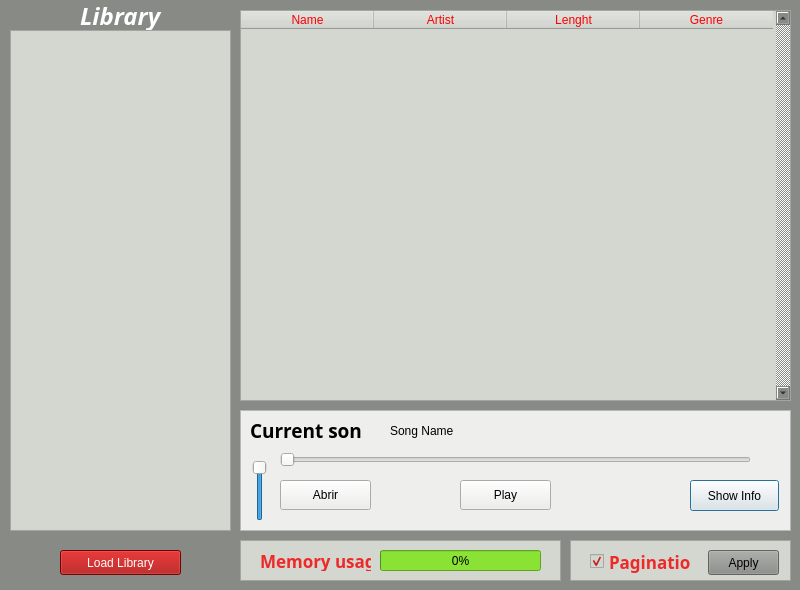
<?xml version="1.0" encoding="UTF-8"?>
<ui version="4.0">
 <class>OdisseyRadioPlayer</class>
 <widget class="QMainWindow" name="OdisseyRadioPlayer">
  <property name="geometry">
   <rect>
    <x>0</x>
    <y>0</y>
    <width>800</width>
    <height>590</height>
   </rect>
  </property>
  <property name="windowTitle">
   <string>OdisseyRadioPlayer</string>
  </property>
  <property name="styleSheet">
   <string notr="true">background-color: rgb(136, 138, 133);</string>
  </property>
  <widget class="QWidget" name="centralwidget">
   <widget class="QLabel" name="label">
    <property name="geometry">
     <rect>
      <x>80</x>
      <y>0</y>
      <width>111</width>
      <height>31</height>
     </rect>
    </property>
    <property name="font">
     <font>
      <family>Abyssinica SIL</family>
      <pointsize>18</pointsize>
      <weight>75</weight>
      <italic>true</italic>
      <bold>true</bold>
     </font>
    </property>
    <property name="styleSheet">
     <string notr="true">color: rgb(255, 255, 255);</string>
    </property>
    <property name="text">
     <string>Library</string>
    </property>
   </widget>
   <widget class="QPushButton" name="LoadLibraryBtn">
    <property name="geometry">
     <rect>
      <x>60</x>
      <y>550</y>
      <width>121</width>
      <height>25</height>
     </rect>
    </property>
    <property name="cursor">
     <cursorShape>PointingHandCursor</cursorShape>
    </property>
    <property name="layoutDirection">
     <enum>Qt::LeftToRight</enum>
    </property>
    <property name="styleSheet">
     <string notr="true">background-color: rgb(164, 0, 0);
color: rgb(255, 255, 255);</string>
    </property>
    <property name="text">
     <string>Load Library</string>
    </property>
   </widget>
   <widget class="QFrame" name="ControlFrame">
    <property name="geometry">
     <rect>
      <x>240</x>
      <y>410</y>
      <width>551</width>
      <height>121</height>
     </rect>
    </property>
    <property name="styleSheet">
     <string notr="true">background-color: rgb(238, 238, 236);</string>
    </property>
    <property name="frameShape">
     <enum>QFrame::StyledPanel</enum>
    </property>
    <property name="frameShadow">
     <enum>QFrame::Raised</enum>
    </property>
    <widget class="QPushButton" name="InfoBtn">
     <property name="geometry">
      <rect>
       <x>450</x>
       <y>70</y>
       <width>89</width>
       <height>31</height>
      </rect>
     </property>
     <property name="cursor">
      <cursorShape>PointingHandCursor</cursorShape>
     </property>
     <property name="text">
      <string>Show Info</string>
     </property>
     <property name="autoDefault">
      <bool>false</bool>
     </property>
     <property name="default">
      <bool>true</bool>
     </property>
    </widget>
    <widget class="QLabel" name="label_2">
     <property name="geometry">
      <rect>
       <x>10</x>
       <y>10</y>
       <width>111</width>
       <height>21</height>
      </rect>
     </property>
     <property name="font">
      <font>
       <family>Yrsa</family>
       <pointsize>14</pointsize>
       <weight>75</weight>
       <bold>true</bold>
      </font>
     </property>
     <property name="text">
      <string>Current song:</string>
     </property>
     <property name="wordWrap">
      <bool>false</bool>
     </property>
    </widget>
    <widget class="QSlider" name="SongProgress">
     <property name="geometry">
      <rect>
       <x>40</x>
       <y>40</y>
       <width>471</width>
       <height>20</height>
      </rect>
     </property>
     <property name="cursor">
      <cursorShape>PointingHandCursor</cursorShape>
     </property>
     <property name="maximum">
      <number>100</number>
     </property>
     <property name="orientation">
      <enum>Qt::Horizontal</enum>
     </property>
    </widget>
    <widget class="QLabel" name="SongNameLabel">
     <property name="geometry">
      <rect>
       <x>150</x>
       <y>10</y>
       <width>361</width>
       <height>21</height>
      </rect>
     </property>
     <property name="text">
      <string>Song Name</string>
     </property>
    </widget>
    <widget class="QSlider" name="VolumeSlider">
     <property name="geometry">
      <rect>
       <x>10</x>
       <y>50</y>
       <width>20</width>
       <height>61</height>
      </rect>
     </property>
     <property name="cursor">
      <cursorShape>PointingHandCursor</cursorShape>
     </property>
     <property name="value">
      <number>99</number>
     </property>
     <property name="orientation">
      <enum>Qt::Vertical</enum>
     </property>
    </widget>
    <widget class="QPushButton" name="AbrirBtn">
     <property name="geometry">
      <rect>
       <x>40</x>
       <y>70</y>
       <width>91</width>
       <height>30</height>
      </rect>
     </property>
     <property name="text">
      <string>Abrir</string>
     </property>
    </widget>
    <widget class="QPushButton" name="PlayPauseBtn">
     <property name="geometry">
      <rect>
       <x>220</x>
       <y>70</y>
       <width>91</width>
       <height>30</height>
      </rect>
     </property>
     <property name="text">
      <string>Play</string>
     </property>
    </widget>
   </widget>
   <widget class="QFrame" name="frame">
    <property name="geometry">
     <rect>
      <x>240</x>
      <y>540</y>
      <width>321</width>
      <height>41</height>
     </rect>
    </property>
    <property name="styleSheet">
     <string notr="true">background-color: rgb(211, 215, 207);</string>
    </property>
    <property name="frameShape">
     <enum>QFrame::StyledPanel</enum>
    </property>
    <property name="frameShadow">
     <enum>QFrame::Raised</enum>
    </property>
    <widget class="QLabel" name="MemoryLabel">
     <property name="geometry">
      <rect>
       <x>20</x>
       <y>10</y>
       <width>111</width>
       <height>21</height>
      </rect>
     </property>
     <property name="font">
      <font>
       <family>Yrsa</family>
       <pointsize>13</pointsize>
       <weight>75</weight>
       <bold>true</bold>
      </font>
     </property>
     <property name="styleSheet">
      <string notr="true">color: rgb(239, 41, 41);</string>
     </property>
     <property name="text">
      <string>Memory usage:</string>
     </property>
    </widget>
    <widget class="QProgressBar" name="MemoryProgressBar">
     <property name="geometry">
      <rect>
       <x>140</x>
       <y>10</y>
       <width>161</width>
       <height>21</height>
      </rect>
     </property>
     <property name="styleSheet">
      <string notr="true">background-color: rgb(138, 226, 52);</string>
     </property>
     <property name="value">
      <number>0</number>
     </property>
    </widget>
   </widget>
   <widget class="QFrame" name="frame_2">
    <property name="geometry">
     <rect>
      <x>570</x>
      <y>540</y>
      <width>221</width>
      <height>41</height>
     </rect>
    </property>
    <property name="styleSheet">
     <string notr="true">background-color: rgb(211, 215, 207);</string>
    </property>
    <property name="frameShape">
     <enum>QFrame::StyledPanel</enum>
    </property>
    <property name="frameShadow">
     <enum>QFrame::Raised</enum>
    </property>
    <widget class="QCheckBox" name="PaginationCheckBx">
     <property name="geometry">
      <rect>
       <x>20</x>
       <y>10</y>
       <width>101</width>
       <height>23</height>
      </rect>
     </property>
     <property name="font">
      <font>
       <family>Yrsa</family>
       <pointsize>13</pointsize>
       <weight>75</weight>
       <bold>true</bold>
      </font>
     </property>
     <property name="cursor">
      <cursorShape>PointingHandCursor</cursorShape>
     </property>
     <property name="styleSheet">
      <string notr="true">color: rgb(239, 41, 41);</string>
     </property>
     <property name="text">
      <string>Pagination</string>
     </property>
     <property name="checked">
      <bool>true</bool>
     </property>
    </widget>
    <widget class="QPushButton" name="PaginationBtn">
     <property name="geometry">
      <rect>
       <x>138</x>
       <y>10</y>
       <width>71</width>
       <height>25</height>
      </rect>
     </property>
     <property name="styleSheet">
      <string notr="true">background-color: rgb(136, 138, 133);</string>
     </property>
     <property name="text">
      <string>Apply</string>
     </property>
    </widget>
   </widget>
   <widget class="QTableWidget" name="SongTable">
    <property name="enabled">
     <bool>true</bool>
    </property>
    <property name="geometry">
     <rect>
      <x>240</x>
      <y>10</y>
      <width>551</width>
      <height>391</height>
     </rect>
    </property>
    <property name="cursor" stdset="0">
     <cursorShape>PointingHandCursor</cursorShape>
    </property>
    <property name="styleSheet">
     <string notr="true">background-color: rgb(211, 215, 207);
color: rgb(255, 0, 0);</string>
    </property>
    <property name="verticalScrollBarPolicy">
     <enum>Qt::ScrollBarAlwaysOn</enum>
    </property>
    <property name="editTriggers">
     <set>QAbstractItemView::NoEditTriggers</set>
    </property>
    <property name="alternatingRowColors">
     <bool>true</bool>
    </property>
    <property name="showGrid">
     <bool>false</bool>
    </property>
    <property name="gridStyle">
     <enum>Qt::SolidLine</enum>
    </property>
    <property name="sortingEnabled">
     <bool>true</bool>
    </property>
    <property name="wordWrap">
     <bool>true</bool>
    </property>
    <property name="cornerButtonEnabled">
     <bool>true</bool>
    </property>
    <property name="rowCount">
     <number>0</number>
    </property>
    <property name="columnCount">
     <number>4</number>
    </property>
    <attribute name="horizontalHeaderVisible">
     <bool>true</bool>
    </attribute>
    <attribute name="horizontalHeaderCascadingSectionResizes">
     <bool>false</bool>
    </attribute>
    <attribute name="horizontalHeaderDefaultSectionSize">
     <number>133</number>
    </attribute>
    <attribute name="horizontalHeaderHighlightSections">
     <bool>true</bool>
    </attribute>
    <attribute name="horizontalHeaderShowSortIndicator" stdset="0">
     <bool>true</bool>
    </attribute>
    <attribute name="horizontalHeaderStretchLastSection">
     <bool>false</bool>
    </attribute>
    <attribute name="verticalHeaderVisible">
     <bool>false</bool>
    </attribute>
    <column>
     <property name="text">
      <string>Name</string>
     </property>
    </column>
    <column>
     <property name="text">
      <string>Artist</string>
     </property>
    </column>
    <column>
     <property name="text">
      <string>Lenght</string>
     </property>
    </column>
    <column>
     <property name="text">
      <string>Genre</string>
     </property>
    </column>
   </widget>
   <widget class="QListWidget" name="listWidget">
    <property name="geometry">
     <rect>
      <x>10</x>
      <y>30</y>
      <width>221</width>
      <height>501</height>
     </rect>
    </property>
    <property name="styleSheet">
     <string notr="true">background-color: rgb(211, 215, 207);</string>
    </property>
   </widget>
  </widget>
 </widget>
 <resources/>
 <connections/>
</ui>
